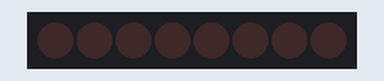
A sketch run on a simulated Arduino Uno, built with avr-gcc and run on an emulated ATmega328P. On the bench: 8 shift-register outputs drawn as a row of LEDs (first output left, lit = HIGH). Wiring (inferred from the names in the program): shift register (74HC595): data pin 12; shift clock pin 9; latch pin 11. Wiring (inferred from the signals the program sends): row of LEDs: on Q0, Q1, Q2, Q3, Q4, Q5, Q6, Q7.

Above: at 0.05 s.
At 0.45 s:
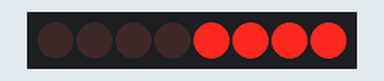
At 0.75 s:
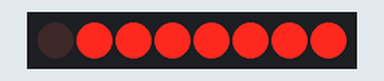
At 1.45 s:
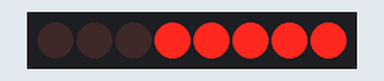
At 2.15 s:
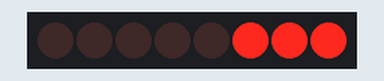
At 2.85 s:
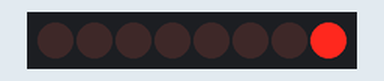
Timing chart, 0 to 3.1 s (numbered marks = the images above):
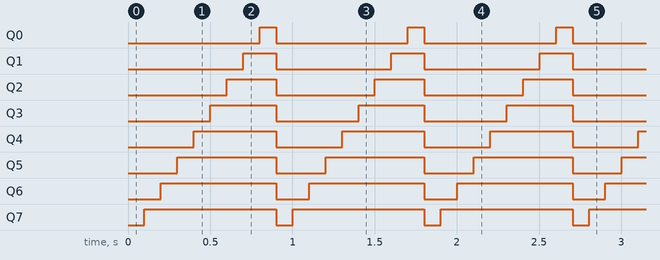

Measured:
- by itself, Q0: alternates HIGH for 0.10 s and LOW for 0.80 s
- by itself, Q1: alternates HIGH for 0.20 s and LOW for 0.70 s
- by itself, Q2: alternates HIGH for 0.30 s and LOW for 0.60 s
- by itself, Q3: alternates HIGH for 0.40 s and LOW for 0.50 s
- by itself, Q4: alternates HIGH for 0.50 s and LOW for 0.40 s
- by itself, Q5: alternates HIGH for 0.60 s and LOW for 0.30 s
- by itself, Q6: alternates HIGH for 0.70 s and LOW for 0.20 s
- by itself, Q7: alternates HIGH for 0.80 s and LOW for 0.10 s

The sketch:

Eight_LED_with_74HC595_Flash_LED.ino
```cpp
//www.elegoo.com
//2016.12.9

int tDelay = 100;
int latchPin = 11;      // (11) ST_CP [RCK] on 74HC595
int clockPin = 9;      // (9) SH_CP [SCK] on 74HC595
int dataPin = 12;     // (12) DS [S1] on 74HC595

byte leds = 0;

void updateShiftRegister()
{
   digitalWrite(latchPin, LOW);
   shiftOut(dataPin, clockPin, LSBFIRST, leds);
   digitalWrite(latchPin, HIGH);
}

void setup()
{
  pinMode(latchPin, OUTPUT);
  pinMode(dataPin, OUTPUT);
  pinMode(clockPin, OUTPUT);
}

void loop()
{
  leds = 0;
  updateShiftRegister();
  delay(tDelay);
  for (int i = 0; i < 8; i++)
  {
    bitSet(leds, i);
    updateShiftRegister();
    delay(tDelay);
  }
}
```
